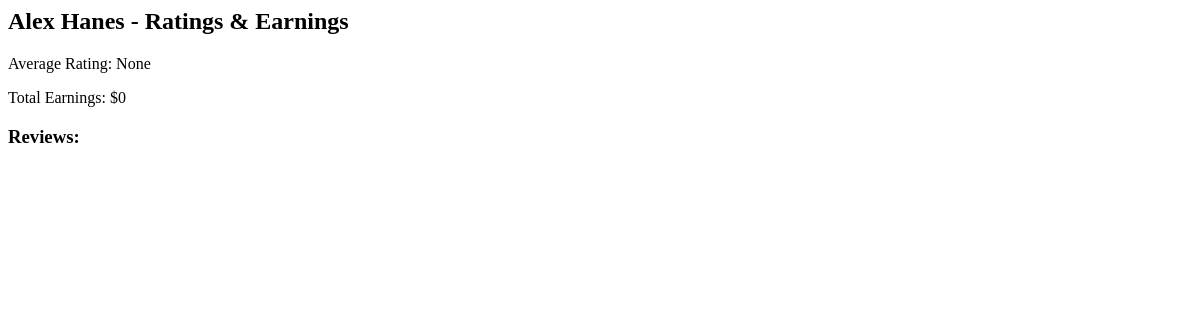
Page /dashboard/contractor/ratings (signed in) on the earlier database version.
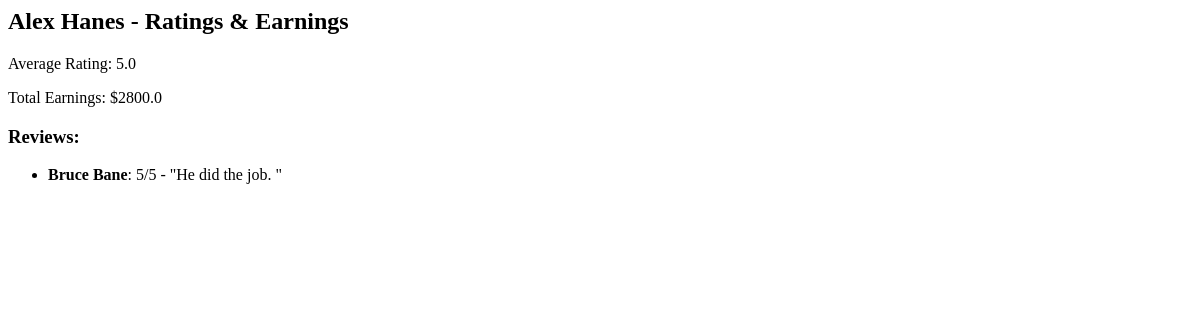
Same page on the later database version.
### tables this page shows
CREATE TABLE Contractor (
    contractorID INTEGER PRIMARY KEY AUTOINCREMENT,
    userID INTEGER UNIQUE NOT NULL,
    companyID INTEGER,
    service TEXT,
    firstName TEXT NOT NULL,
    lastName TEXT NOT NULL,
    city TEXT,
    state CHAR(2),
    rating REAL, earnings REAL DEFAULT 0,
    FOREIGN KEY(userID) REFERENCES User(userID)
);

CREATE TABLE Review (
        reviewID INTEGER PRIMARY KEY AUTOINCREMENT,
        jobID INTEGER NOT NULL,
        clientID INTEGER NOT NULL,
        contractorID INTEGER NOT NULL,
        rating INTEGER CHECK(rating BETWEEN 1 AND 5),
        comment TEXT,
        date DATE NOT NULL,
        FOREIGN KEY(jobID) REFERENCES Job_Request(jobID),
        FOREIGN KEY(clientID) REFERENCES Client(clientID),
        FOREIGN KEY(contractorID) REFERENCES Contractor(contractorID)
    );

### app.py (the view)
@app.route("/dashboard/contractor/ratings")
def contractor_ratings():
    if session.get("role") != "contractor":
        return "Access denied", 403
    contractor_id = get_contractor_id(session["user_id"])
    conn = get_db()
    cur = conn.cursor()
    cur.execute("SELECT * FROM Contractor WHERE contractorID=?", (contractor_id,))
    contractor = cur.fetchone()
    cur.execute("SELECT r.*, c.firstName || ' ' || c.lastName AS clientName FROM Review r JOIN Client c ON r.clientID=c.clientID WHERE contractorID=?", (contractor_id,))
    reviews = cur.fetchall()
    conn.close()
    return render_template("contractor_ratings.html", contractor=contractor, reviews=reviews)

### app.py (called while the page is built)
def get_db():
    conn = sqlite3.connect(DB_FILE)
    conn.row_factory = sqlite3.Row
    return conn

def get_contractor_id(user_id):
    conn = get_db()
    cur = conn.cursor()
    cur.execute("SELECT contractorID FROM Contractor WHERE userID=?", (user_id,))
    row = cur.fetchone()
    conn.close()
    return row["contractorID"] if row else None

### templates/contractor_ratings.html
<h2>{{ contractor.firstName }} {{ contractor.lastName }} - Ratings & Earnings</h2>
<p>Average Rating: {{ contractor.rating or 'N/A' }}</p>
<p>Total Earnings: ${{ contractor.earnings or 0 }}</p>
<h3>Reviews:</h3>
<ul>
  {% for r in reviews %}
    <li>
      <strong>{{ r.clientName }}</strong>: {{ r.rating }}/5 - "{{ r.comment }}"
    </li>
  {% endfor %}
</ul>

Differences in the rows shown:
changed Contractor "Alex": rating "None" → "5.0"; earnings "0" → "2800.0"
added Review: clientName "Bruce Bane", rating "5", comment "He did the job."
